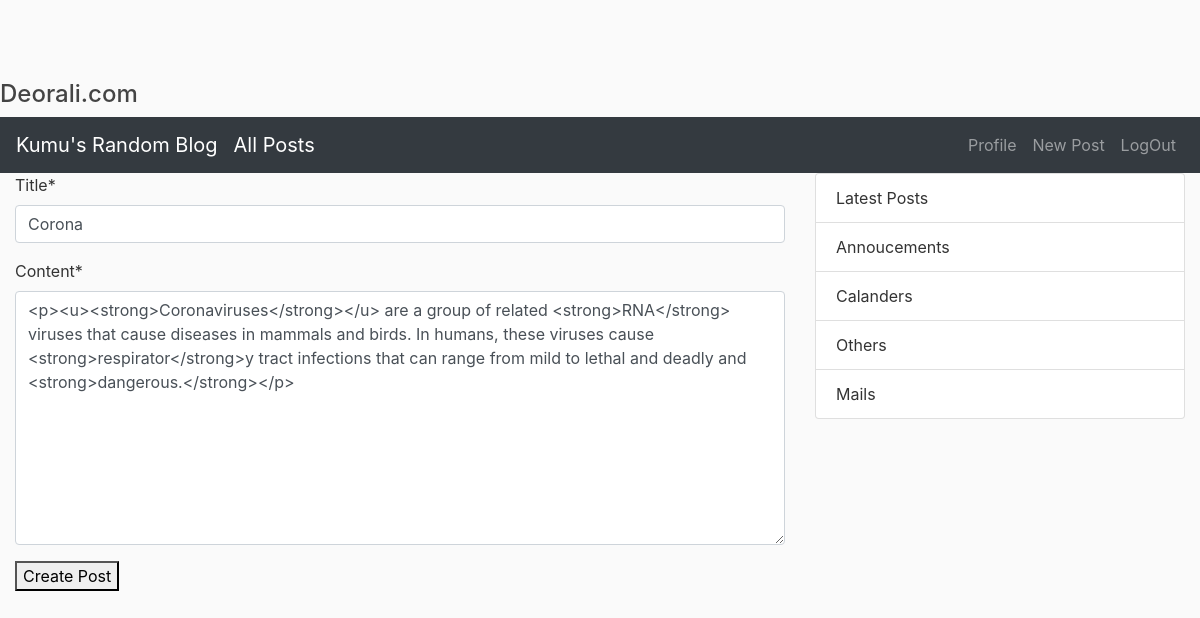
/postupdate/1/ (signed in), run on the app's committed database.
### blogs/models.py (models this page shows, shortened)
class Post(models.Model):
	title=models.CharField(max_length=100)
	content=RichTextField()
	date_post=models.DateTimeField(default=timezone.now)
	author=models.ForeignKey(User, on_delete=models.CASCADE)

### blogs/views.py (the view, shortened to what this page needs)
# urls.py: path('postupdate/<int:pk>/',PostUpdaeView.as_view(),name='postupdate'),
class PostUpdaeView(LoginRequiredMixin,UpdateView):
	model=Post
	template_name='blogs/post_form.html'
	context_object_name='form'
	fields=['title','content']

### blogs/templates/blogs/post_form.html (shortened to what this page needs)
{% extends 'blogs/base.html'%}
{% block content %}
{% load crispy_forms_tags %}
<form method='post'>
{{form|crispy|safe}}
<button type="submit">Create Post</button>
</form>
{% endblock %}

### blogs/templates/blogs/base.html (style rules this page uses)
body { background: #fafafa; color: #333333; margin-top: 5rem; }

### data on the page
Post: title "Corona", content "<p><u><strong>Coronaviruses</strong></u> are a group of related <strong>RNA</strong> viruses that cause diseases in mammals and birds. In humans, these viruses cause <strong>respirator</strong>y tract infections that can range from mild to lethal and deadly and <strong>dangerous.</strong></p>"
